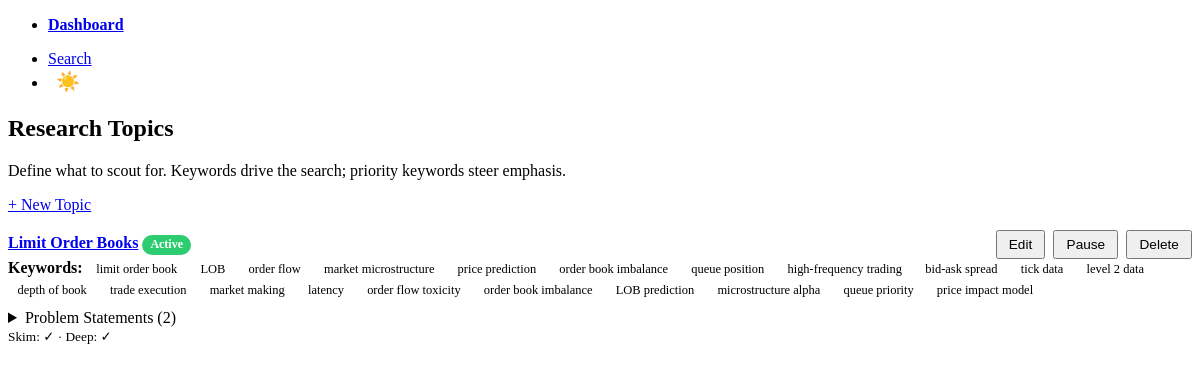
The app's page /topics with its own data.
### tables this page shows
CREATE TABLE topics (
    id              INTEGER PRIMARY KEY AUTOINCREMENT,
    name            TEXT NOT NULL UNIQUE,
    description     TEXT NOT NULL DEFAULT '',
    keywords        TEXT NOT NULL DEFAULT '[]',          -- JSON list of strings
    priority_keywords TEXT NOT NULL DEFAULT '[]',        -- JSON list of high-weight keywords
    problem_statements TEXT NOT NULL DEFAULT '[]',       -- JSON list of free-text problems
    sources         TEXT NOT NULL DEFAULT '["arxiv"]',   -- JSON list: arxiv, ssrn, kaggle
    pdf_policy      TEXT NOT NULL DEFAULT 'link_only'
                        CHECK (pdf_policy IN ('link_only', 'download')),
    is_active       INTEGER NOT NULL DEFAULT 1,
    created_at      TEXT NOT NULL DEFAULT (datetime('now')),
    updated_at      TEXT NOT NULL DEFAULT (datetime('now'))
, skim_skill_md TEXT, deep_synthesis_skill_md TEXT);

### poneglyph/routes/topics.py (the view)
@router.get("", response_class=HTMLResponse)
async def list_topics(request: Request):
    rows = fetch_all("SELECT * FROM topics ORDER BY created_at DESC")
    topics = [row_to_dict(r) for r in rows]
    return templates.TemplateResponse(
        "topics/list.html", {"request": request, "topics": topics}
    )

### templates/topics/list.html (shortened to what this page needs)
{% extends "base.html" %}
{% block content %}
<hgroup>
    <h2>Research Topics</h2>
    <p>Define what to scout for. Keywords drive the search; priority keywords steer emphasis.</p>
</hgroup>
<div style="margin-bottom: 1rem;">
    <a href="/topics/new" role="button"
       hx-get="/topics/new" hx-target="#topic-form-area" hx-swap="innerHTML"
       hx-indicator="#new-topic-ind">
        + New Topic <span id="new-topic-ind" class="htmx-indicator"></span>
    </a>
</div>
<div id="topic-list">
    {% if topics %}
        {% for topic in topics %}
            {% include "topics/partials/topic_row.html" %}
        {% endfor %}
    {% else %}
        <div class="empty-state">
            <p>No topics yet. Create one to start scouting for papers.</p>
        </div>
    {% endif %}
</div>
{% endblock %}

### templates/topics/partials/topic_row.html (shortened to what this page needs)
<article class="topic-row" id="topic-{{ topic.id }}">
    <header>
        <div style="display: flex; justify-content: space-between; align-items: center;">
            <div>
                <a href="/topics/{{ topic.id }}"><strong>{{ topic.name }}</strong></a>
                {% if topic.is_active %}
                    <span class="badge badge-active">Active</span>
                {% else %}
                    <span class="badge badge-inactive">Paused</span>
                {% endif %}
            </div>
            <div class="actions">
                <button class="outline secondary"
                        hx-get="/topics/{{ topic.id }}/edit"
                        hx-target="#topic-form-area"
                        hx-swap="innerHTML"
                        hx-indicator="#ind-{{ topic.id }}">
                    Edit
                </button>
                <button class="outline"
                        hx-post="/topics/{{ topic.id }}/toggle"
                        hx-target="#topic-{{ topic.id }}"
                        hx-swap="outerHTML"
                        hx-indicator="#ind-{{ topic.id }}">
                    {% if topic.is_active %}Pause{% else %}Resume{% endif %}
                </button>
                <button class="outline contrast"
                        hx-delete="/topics/{{ topic.id }}"
                        hx-target="#topic-{{ topic.id }}"
                        hx-swap="outerHTML"
                        hx-confirm="Delete topic '{{ topic.name }}'? This cannot be undone."
                        hx-indicator="#ind-{{ topic.id }}">
                    Delete
                </button>
            </div>
        </div>
    </header>
    <div style="margin-bottom: 0.5rem;">
        <strong>Keywords:</strong>
        {% for kw in topic.keywords %}
            <span class="keyword-tag">{{ kw }}</span>
        {% endfor %}
    </div>
    {% if topic.problem_statements %}
    <details>
        <summary>Problem Statements ({{ topic.problem_statements | length }})</summary>
    </details>
    {% endif %}
    <footer>
        <small>
            {% if topic.skim_skill_md %}Skim: ✓{% else %}Skim: ✗{% endif %}
            &middot;
            {% if topic.deep_synthesis_skill_md %}Deep: ✓{% else %}Deep: ✗{% endif %}
        </small>
    </footer>
</article>

### templates/base.html (style rules this page uses)
:root { --pico-font-size: 15px; }
.badge { display: inline-block; padding: 0.15rem 0.5rem; border-radius: 1rem; font-size: 0.75rem; font-weight: 600; }
.badge-active { background: #2ecc71; color: #fff; }
.keyword-tag { display: inline-block; background: var(--pico-primary-background); color: var(--pico-primary-inverse); padding: 0.1rem 0.45rem; border-radius: 0.75rem; font-size: 0.78rem; margin: 0.1rem 0.15rem; }
.topic-row { transition: opacity 0.3s ease; }
.actions { display: flex; gap: 0.5rem; align-items: center; }
.actions button, .actions a { padding: 0.3rem 0.7rem; font-size: 0.85rem; margin: 0; }
details summary { cursor: pointer; }

### records on screen
topics: name "Limit Order Books", is_active "Active", keywords "limit order book" "LOB" "order flow" "market microstructure" "price prediction" "order book imbalance" "queue position" "high-frequency trading" "bid-ask spread" "tick data" "level 2 data" "depth of book" "trade execution" "market making" "latency" "order flow toxicity" "order book imbalance" "LOB prediction" "microstructure alpha" "queue priority" "price impact model", problem_statements|length "2", shows "Skim: ✓", shows "Deep: ✓"
